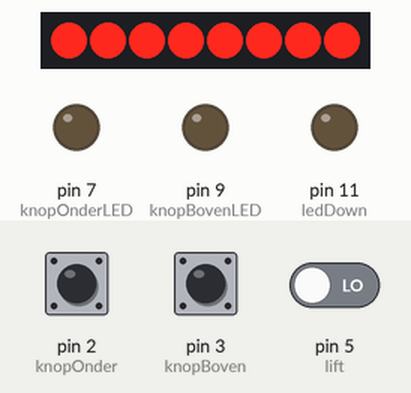
A sketch run on a simulated Arduino Uno, built with avr-gcc and run on an emulated ATmega328P. Parts: 8 shift-register outputs drawn as a row of LEDs (first output left, lit = HIGH), output pins drawn as LEDs (lit = HIGH). Wiring (inferred from the names in the program): shift register (74HC595): data pin 10; shift clock pin 4; latch pin 6. Wiring (inferred from the signals the program sends): row of LEDs: on Q0, Q1, Q2, Q3, Q4, Q5, Q6, Q7. The test bench sets the inputs (shaded band); at power-on: pin 2 (knopOnder) HIGH, pin 3 (knopBoven) HIGH, pin 5 (lift) LOW. Pins used as bus, display or sensor lines are not drawn.

Above: at 1.2 s.
1.3 s: pin 2 (knopOnder) pulled LOW for 0.15 s
At 1.9 s:
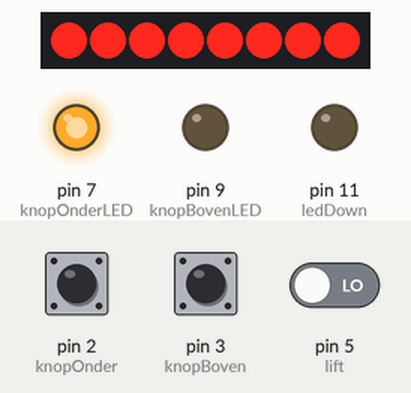
2.9 s: pin 3 (knopBoven) pulled LOW for 0.15 s
At 4.1 s:
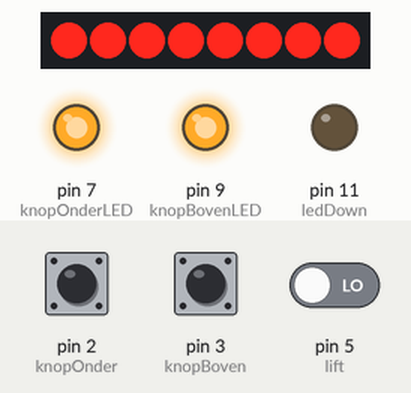
4.5 s: pin 5 (lift) driven HIGH
At 5.5 s:
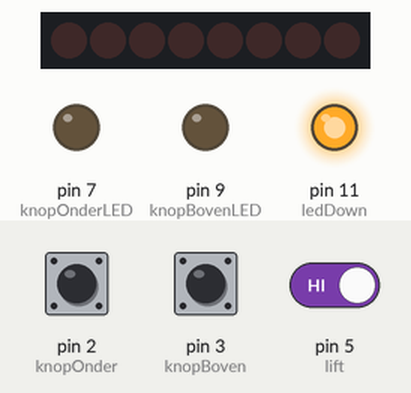
6.0 s: pin 2 (knopOnder) pulled LOW for 1 s
At 6.5 s:
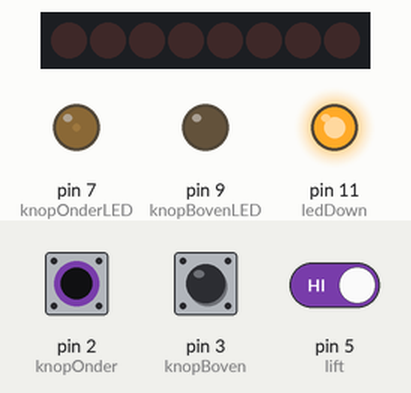
8.5 s: pin 3 (knopBoven) pulled LOW for 1 s
At 9.3 s:
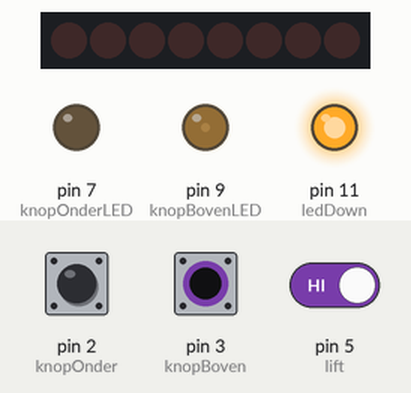
11.0 s: pin 3 (knopBoven) pulled LOW for 3.2 s
At 11.5 s:
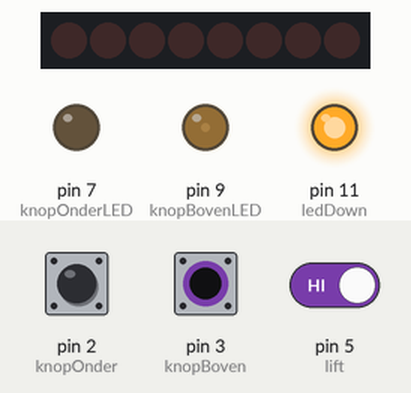
Timing chart, 0 to 15.7 s (numbered marks = the images above; inputs shaded):
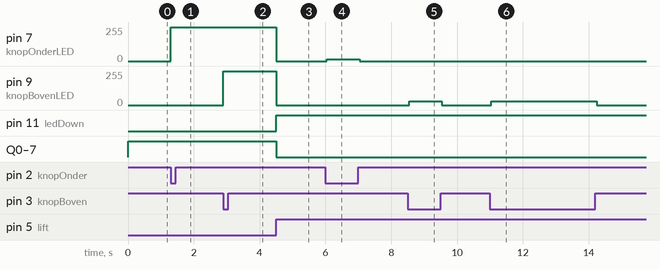

Measured:
- after the input at 1.3 s, pin 7 (knopOnderLED): 0/255 → 255/255 at once
- after the input at 2.9 s, pin 9 (knopBovenLED): 0/255 → 255/255 at once
- after the input at 4.5 s, pin 7 (knopOnderLED), pin 9 (knopBovenLED): 255/255 → 0/255 at once; pin 11 (ledDown): LOW → HIGH at once; Q0–7: HIGH → LOW at once
- after the input at 6.0 s, pin 7 (knopOnderLED): 0/255 → 15/255 at once, → 0/255 1.0 s later
- after the input at 8.5 s, pin 9 (knopBovenLED): 0/255 → 29/255 at once, → 0/255 1.0 s later
- after the input at 11.0 s, pin 9 (knopBovenLED): 0/255 → 29/255 at once, → 0/255 3.2 s later

The sketch:

ETAGE_TEST.ino
```cpp
#define knopBoven 3
#define knopBovenLED 9
#define knopOnder 2
#define knopOnderLED 7
#define lift 5
#define ledUp 10
#define ledDown 11

const int dataPin = 8;  // blue wire to 74HC595 pin 14
const int latchPin = 6; // green to 74HC595 pin 12
const int clockPin = 4; // yellow to 74HC595 pin 11

const byte dataArray[4] = {B11111101, B01100001, B11011011, B11110011};

int knopStateB = 0;
int knopStateO = 0;
int liftState = 0;

const char common = 'c';    // common cathode

bool decPt = true;  // decimal point display flag

void setup()
{
  pinMode(knopBoven, INPUT);
  pinMode(knopBovenLED, OUTPUT);
  pinMode(knopOnder, INPUT);
  pinMode(knopOnderLED, OUTPUT);
  pinMode(lift, INPUT);
  pinMode(dataPin, OUTPUT);
  pinMode(latchPin, OUTPUT);
  pinMode(clockPin, OUTPUT);
  pinMode(ledUp, OUTPUT);
  pinMode(ledDown, OUTPUT);
}
void loop()
{
  digitalWrite(latchPin, LOW);//Enable the shift register.
  shiftOut(dataPin, clockPin, LSBFIRST, dataArray[B11110011]);//to show that elevator is on builder's floor.
  digitalWrite(latchPin, HIGH);//Upload the data from shift register to storage register.
  knopStateB = digitalRead(knopBoven);
  if (knopStateB == LOW)
  {
    digitalWrite(knopBovenLED, HIGH);
  }
  knopStateO = digitalRead(knopOnder);
  if (knopStateO == LOW)
  {
    digitalWrite(knopOnderLED, HIGH);
  }
  liftState = digitalRead(lift);
  if (liftState == HIGH)
  {
    digitalWrite(knopOnderLED, LOW);
    digitalWrite(knopBovenLED, LOW);
    digitalWrite(ledDown, HIGH);
    digitalWrite(ledUp, LOW);
  }
  else
  {
    digitalWrite(ledDown, LOW);
    digitalWrite(ledUp, HIGH);
  }

}
```
